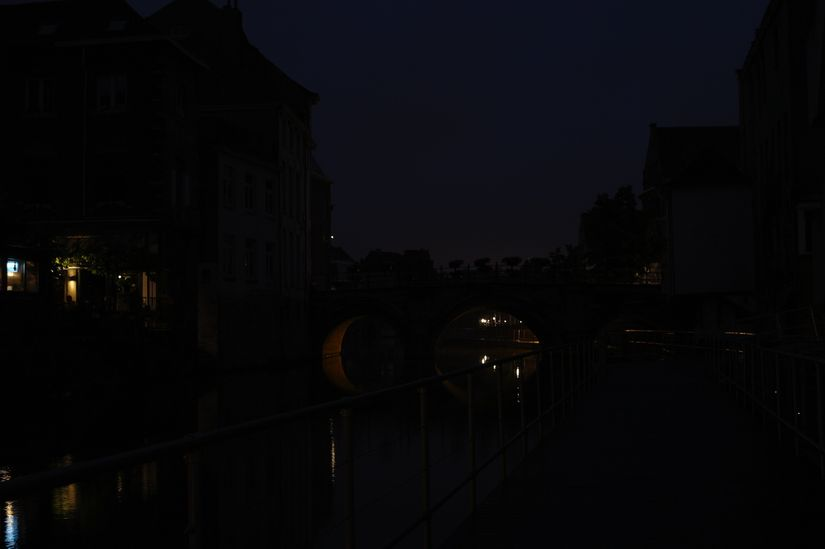
#> input picture input/01.jpg, 825 x 549 px
$ python -i processing.py   (imports and definitions only)
#> lines starting #> are read from the running program, lines starting #| are printed output that depends on the picture
import cv2
import numpy as np
from PIL import Image, ImageEnhance
from matplotlib import pyplot as plt

def PIL_img2CV_img(PILimg):
    CVimg = cv2.cvtColor(np.asarray(PILimg), cv2.COLOR_RGB2BGR)
    return CVimg

def CV_img2PIL_img(CVimg):
    PILimg = Image.fromarray(cv2.cvtColor(CVimg, cv2.COLOR_BGR2RGB))
    return PILimg

def hist_eql_opencv(pil_img):
    cv_img = PIL_img2CV_img(pil_img)
    gray = cv2.cvtColor(cv_img, cv2.COLOR_BGR2GRAY)
    save_hist(gray, 'left', 'Origin')
    CV_img_eq = cv2.equalizeHist(gray)
    save_hist(CV_img_eq, 'right', 'Histogram equalization in opencv')

    CV_img_eq = cv2.cvtColor(CV_img_eq, cv2.COLOR_GRAY2BGR)
    CV_img_gray = cv2.cvtColor(gray, cv2.COLOR_GRAY2BGR)

    PIL_img_gray = CV_img2PIL_img(CV_img_gray)
    PIL_img_eq = CV_img2PIL_img(CV_img_eq)
    return PIL_img_eq, PIL_img_gray

def save_hist(cv_img, side, title):
    hist = cv2.calcHist([cv_img], [0], None, [256], [0, 256])

    f = plt.figure()
    plt.title(title)
    # plt.xlabel("Bins")
    # plt.ylabel("# of Pixels")
    plt.plot(hist)
    plt.xlim([0, 256])

    plt.savefig('images/temp'+side)
    plt.close()

# [186 lines left out: functions save_color_hist, hist_eql_custom, create_histogram, equalize_histogram, enhance_constrast, negative_img and 8 more, not called in this run]

>>> import cv2
>>> picture = cv2.imread('input/01.jpg')
#> picture is the input picture: shape (549, 825, 3); mean B, G, R 9.1, 7, 6.9
>>> result = hist_eql_opencv(picture)
#> in save_hist, `hist = cv2.calcHist([cv_img], [0], None, [256], [0, 256])`: hist = 256 values, max 81257 at index 2, min 0 at index 182, mean 1769.2
#> in save_hist, `plt.savefig('images/temp'+side)`:
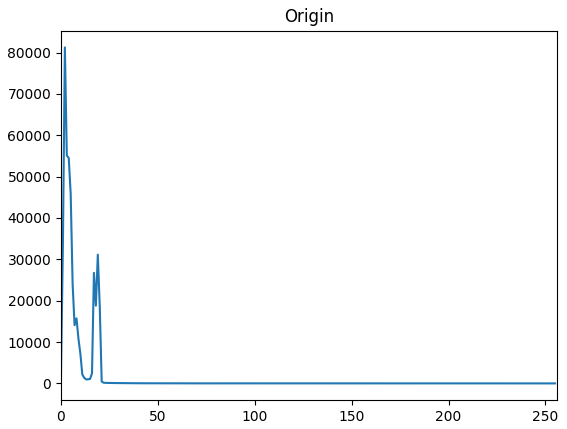
#> figure drawn by matplotlib, 1 panel; curve peaks at x = 2, y = 81257
#> in hist_eql_opencv, `CV_img_eq = cv2.equalizeHist(gray)`:
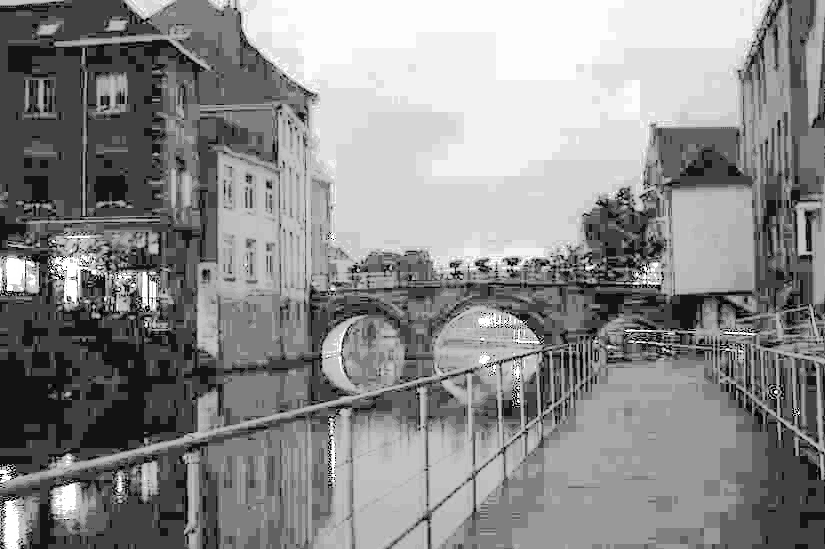
#> CV_img_eq: shape (549, 825); min 0, max 255, mean 138.9
#> call 2 of save_hist, with side = 'right', title = 'Histogram equalization in opencv'
#> in save_hist (call 2), `hist = cv2.calcHist([cv_img], [0], None, [256], [0, 256])`: hist = 256 values, max 81257 at index 65, min 0 at index 1, mean 1769.2
#> in save_hist (call 2), `plt.savefig('images/temp'+side)`:
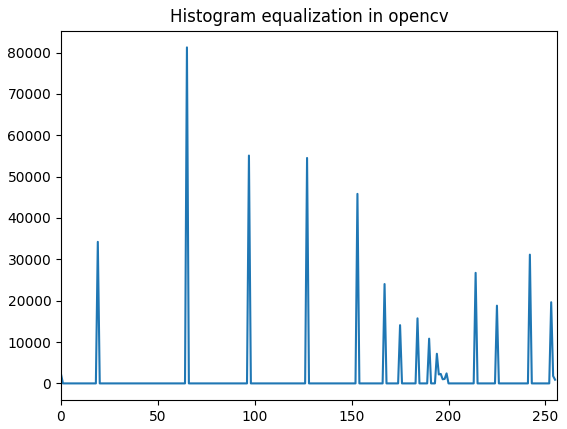
#> figure drawn by matplotlib, 1 panel; curve peaks at x = 65, y = 81257

$ run again, on input/02.jpg
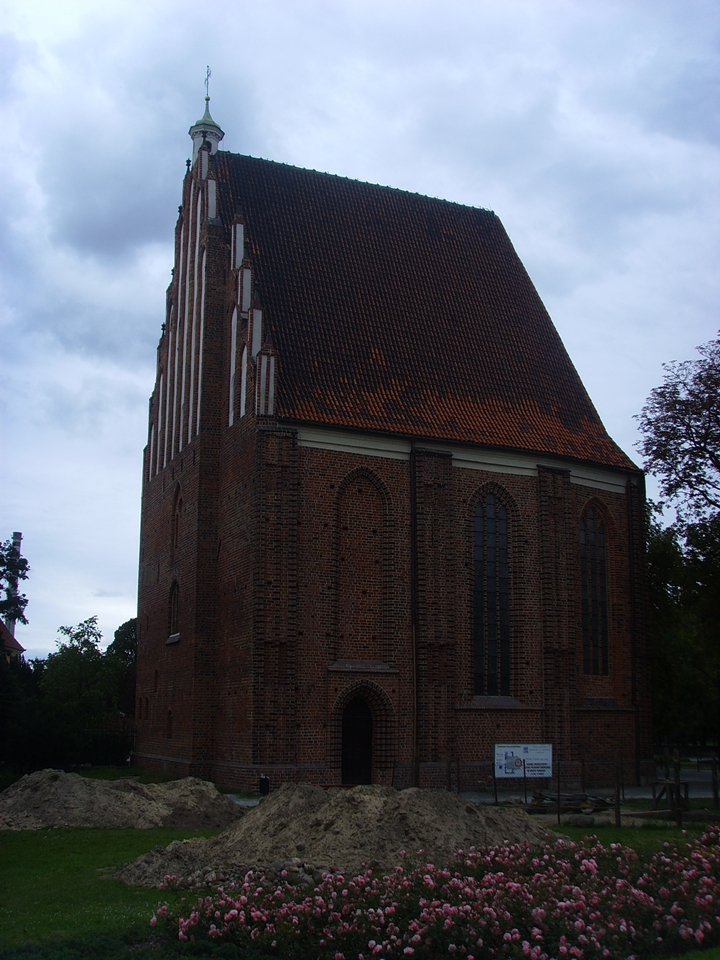
#> input picture input/02.jpg, 720 x 960 px
#> picture is the input picture: shape (960, 720, 3); mean B, G, R 103.9, 94.5, 90.2
#> hist = 256 values, max 13143 at index 21, min 1 at index 255, mean 2700
#> in hist_eql_opencv, `CV_img_eq = cv2.equalizeHist(gray)`:
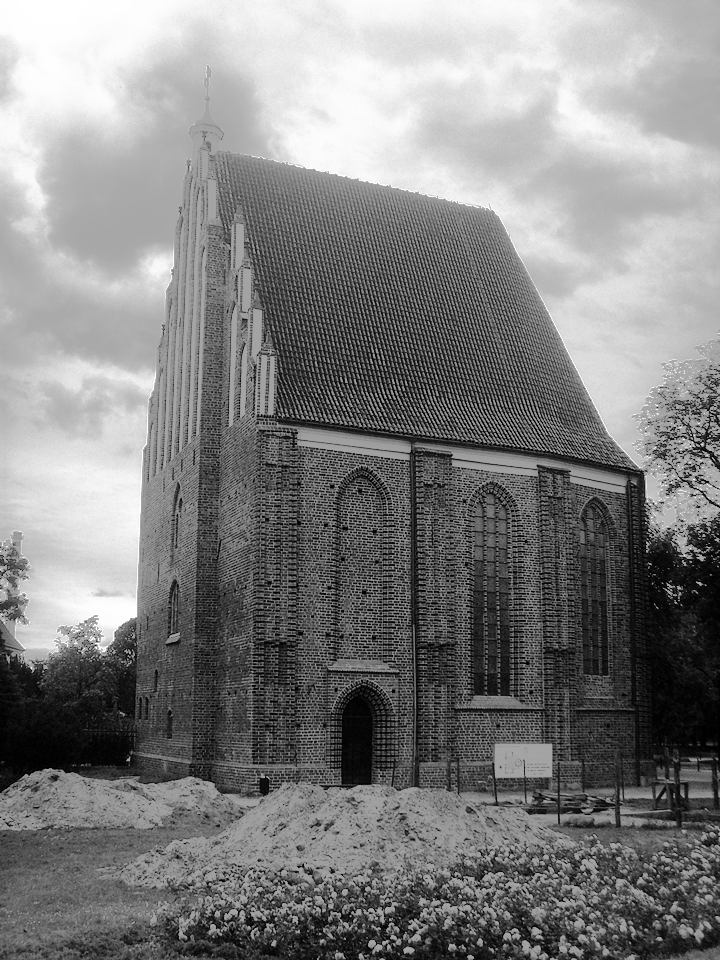
#> CV_img_eq: shape (960, 720); min 0, max 255, mean 128.8
#> hist = 256 values, max 13143 at index 59, min 0 at index 3, mean 2700
#> in save_hist (call 2), `plt.savefig('images/temp'+side)`:
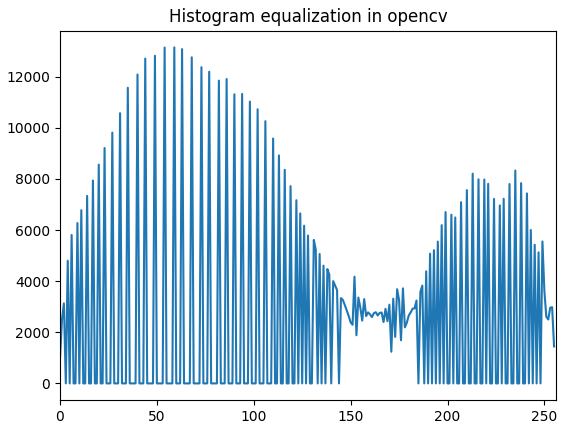
#> figure drawn by matplotlib, 1 panel; curve peaks at x = 59, y = 13143

$ run again, on input/04.jpg
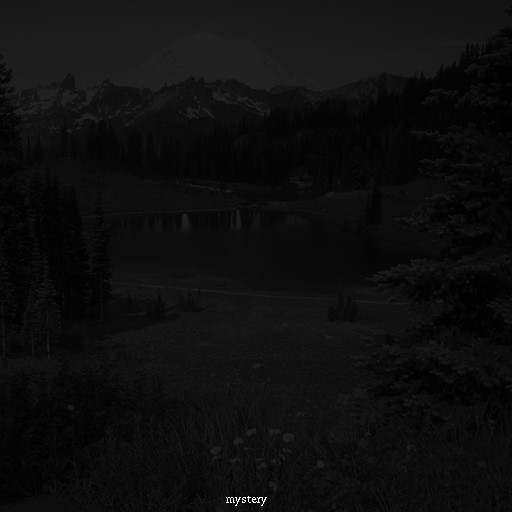
#> input picture input/04.jpg, 512 x 512 px
#> picture is the input picture: shape (512, 512, 3); min 0, max 255, mean 13.7
#> hist = 256 values, max 15609 at index 12, min 0 at index 38, mean 1024
#> in hist_eql_opencv, `CV_img_eq = cv2.equalizeHist(gray)`:
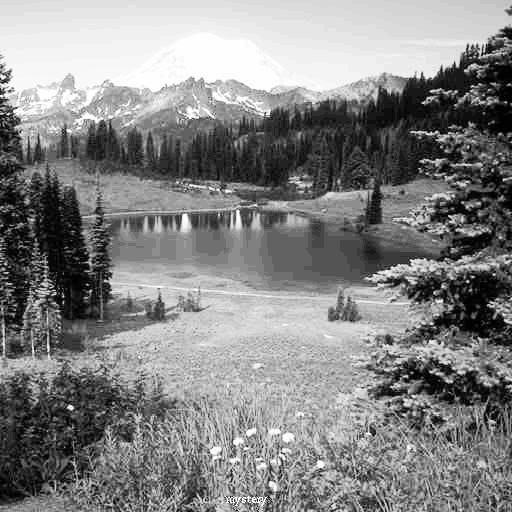
#> CV_img_eq: shape (512, 512); min 0, max 255, mean 132.3
#> hist = 256 values, max 15609 at index 128, min 0 at index 1, mean 1024
#> in save_hist (call 2), `plt.savefig('images/temp'+side)`:
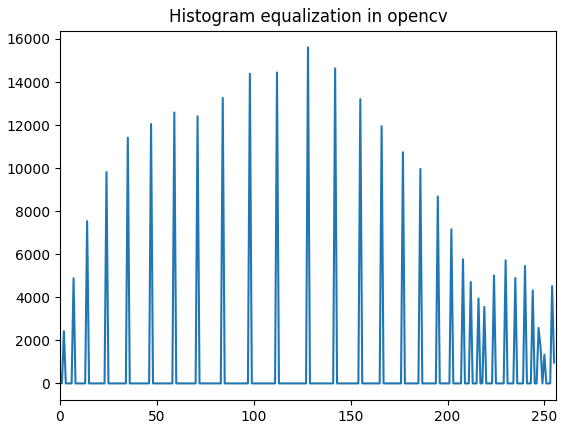
#> figure drawn by matplotlib, 1 panel; curve peaks at x = 128, y = 15609

$ run again, on input/05.jpg
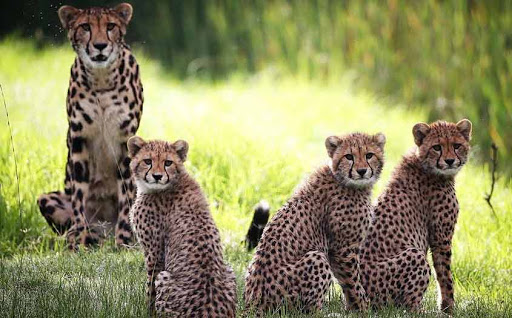
#> input picture input/05.jpg, 512 x 318 px
#> picture is the input picture: shape (318, 512, 3); mean B, G, R 94.8, 139.6, 141.6
#> in hist_eql_opencv, `gray = cv2.cvtColor(cv_img, cv2.COLOR_BGR2GRAY)`:
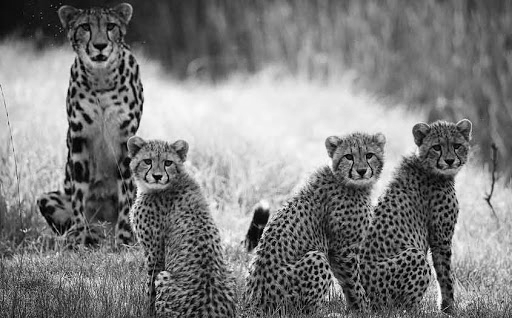
#> gray: shape (318, 512); min 0, max 254, mean 126.4
#> hist = 256 values, max 1256 at index 115, min 0 at index 255, mean 636
#> hist = 256 values, max 1256 at index 123, min 0 at index 46, mean 636
#> in save_hist (call 2), `plt.savefig('images/temp'+side)`:
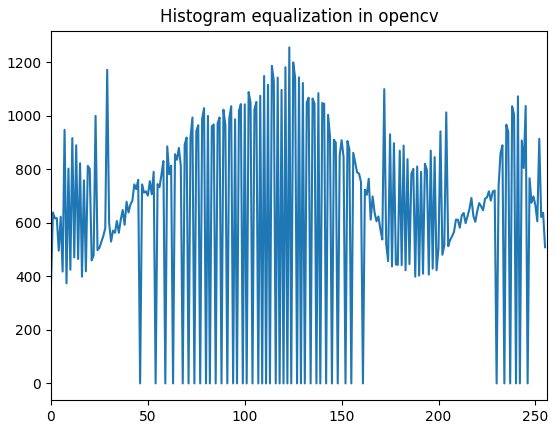
#> figure drawn by matplotlib, 1 panel; curve peaks at x = 123, y = 1256
